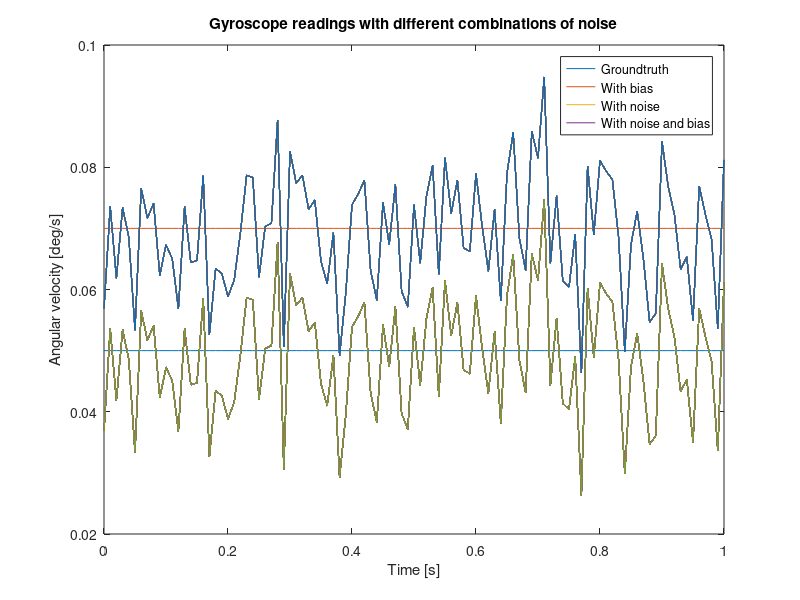
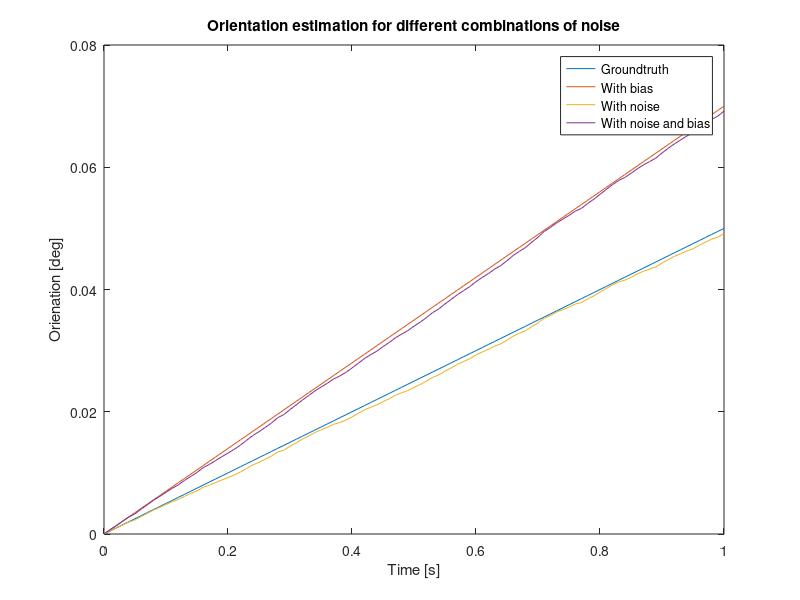

Write the MATLAB code that produced these figures, in order.
function imu_plots

step = 0.01;
t = 0:step:1;
bias = 0.02;
% noise = wgn(length(t), 1, 10^-9);
sigma = 0.01;
noise = normrnd(0, sigma, length(t), 1);

vel(1:length(t)) = 0.05;
vel_bias = vel + bias;
vel_noise = vel + noise;
vel_noise_bias = vel + bias + noise;

figure;
plot(t, vel);
hold on;
plot(t, vel_bias);
plot(t, vel_noise);
plot(t, vel_noise_bias);

xlabel('Time [s]');
ylabel('Angular velocity [deg/s]');
legend('Groundtruth','With bias','With noise','With noise and bias');
title('Gyroscope readings with different combinations of noise');

angle = zeros(length(t),1);
angle_bias = zeros(length(t),1);
angle_noise = zeros(length(t),1);
angle_noise_bias = zeros(length(t),1);

for i = 2:length(t)
    angle(i) = angle(i-1) + vel(i)*step;
    angle_bias(i) = angle_bias(i-1) + vel_bias(i)*step;
    angle_noise(i) = angle_noise(i-1) + vel_noise(i)*step;
    angle_noise_bias(i) = angle_noise_bias(i-1) + vel_noise_bias(i)*step;
end

figure;
plot(t, angle);
hold on;
plot(t, angle_bias);
plot(t, angle_noise);
plot(t, angle_noise_bias);

xlabel('Time [s]');
ylabel('Orienation [deg]');
legend('Groundtruth','With bias','With noise','With noise and bias');
title('Orientation estimation for different combinations of noise');

end